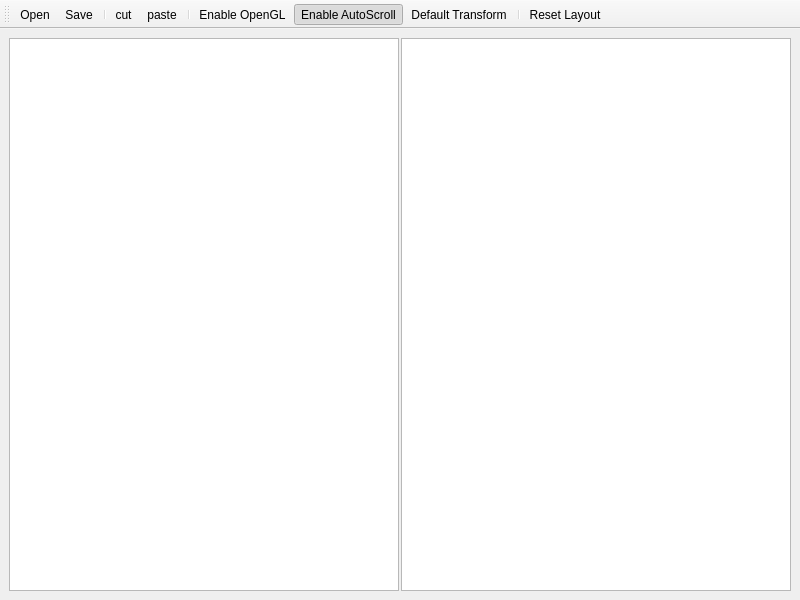
<?xml version="1.0" encoding="UTF-8"?>
<ui version="4.0">
 <class>SheetManager</class>
 <widget class="QMainWindow" name="SheetManager">
  <property name="windowModality">
   <enum>Qt::NonModal</enum>
  </property>
  <property name="geometry">
   <rect>
    <x>0</x>
    <y>0</y>
    <width>800</width>
    <height>600</height>
   </rect>
  </property>
  <property name="sizePolicy">
   <sizepolicy hsizetype="Fixed" vsizetype="Fixed">
    <horstretch>0</horstretch>
    <verstretch>0</verstretch>
   </sizepolicy>
  </property>
  <property name="mouseTracking">
   <bool>true</bool>
  </property>
  <property name="focusPolicy">
   <enum>Qt::StrongFocus</enum>
  </property>
  <property name="windowTitle">
   <string>Sheet Manager v1.2</string>
  </property>
  <property name="windowIcon">
   <iconset resource="../../../resource/resource.qrc">
    <normaloff>:/estk/images/estk.ico</normaloff>:/estk/images/estk.ico</iconset>
  </property>
  <widget class="QWidget" name="centralwidget">
   <layout class="QHBoxLayout" name="horizontalLayout" stretch="1,0,1">
    <property name="spacing">
     <number>2</number>
    </property>
    <property name="sizeConstraint">
     <enum>QLayout::SetNoConstraint</enum>
    </property>
    <item>
     <layout class="QVBoxLayout" name="_srcVerticalLayout">
      <item>
       <widget class="SheetManagerSourceView" name="_srcView">
        <property name="minimumSize">
         <size>
          <width>0</width>
          <height>0</height>
         </size>
        </property>
       </widget>
      </item>
     </layout>
    </item>
    <item>
     <spacer name="horizontalSpacer">
      <property name="orientation">
       <enum>Qt::Horizontal</enum>
      </property>
      <property name="sizeHint" stdset="0">
       <size>
        <width>0</width>
        <height>20</height>
       </size>
      </property>
     </spacer>
    </item>
    <item>
     <layout class="QVBoxLayout" name="_destVerticalLayout">
      <item>
       <widget class="SheetManagerDestView" name="_destView"/>
      </item>
     </layout>
    </item>
   </layout>
  </widget>
  <widget class="QToolBar" name="toolBar">
   <property name="windowTitle">
    <string>toolBar</string>
   </property>
   <attribute name="toolBarArea">
    <enum>TopToolBarArea</enum>
   </attribute>
   <attribute name="toolBarBreak">
    <bool>false</bool>
   </attribute>
   <addaction name="actionOpen"/>
   <addaction name="actionSave"/>
   <addaction name="separator"/>
   <addaction name="actionCut"/>
   <addaction name="actionPaste"/>
   <addaction name="separator"/>
   <addaction name="actionEnable_OpenGL"/>
   <addaction name="actionToggle_AutoScroll"/>
   <addaction name="actionDefault_Transform"/>
   <addaction name="separator"/>
   <addaction name="actionReset_Layout"/>
  </widget>
  <widget class="QMenuBar" name="menuBar">
   <property name="geometry">
    <rect>
     <x>0</x>
     <y>0</y>
     <width>800</width>
     <height>22</height>
    </rect>
   </property>
  </widget>
  <action name="actionOpen">
   <property name="icon">
    <iconset resource="../../../resource/resource.qrc">
     <normaloff>:/toolbar/images/openIcon.png</normaloff>
     <activeoff>:/toolbar/images/openIconColor.png</activeoff>:/toolbar/images/openIcon.png</iconset>
   </property>
   <property name="text">
    <string>Open...</string>
   </property>
   <property name="toolTip">
    <string>Open...</string>
   </property>
  </action>
  <action name="actionSave">
   <property name="icon">
    <iconset resource="../../../resource/resource.qrc">
     <normaloff>:/toolbar/images/saveIcon.png</normaloff>
     <activeoff>:/toolbar/images/saveIconColor.png</activeoff>:/toolbar/images/saveIcon.png</iconset>
   </property>
   <property name="text">
    <string>Save</string>
   </property>
   <property name="toolTip">
    <string>Save</string>
   </property>
   <property name="shortcut">
    <string>Ctrl+S</string>
   </property>
  </action>
  <action name="actionEnable_OpenGL">
   <property name="checkable">
    <bool>true</bool>
   </property>
   <property name="icon">
    <iconset resource="../../../resource/resource.qrc">
     <normaloff>:/toolbar/images/openGLIcon.png</normaloff>
     <activeoff>:/toolbar/images/openGLIconColor.png</activeoff>:/toolbar/images/openGLIcon.png</iconset>
   </property>
   <property name="text">
    <string>Enable OpenGL</string>
   </property>
   <property name="toolTip">
    <string>Enable OpenGL</string>
   </property>
  </action>
  <action name="actionCut">
   <property name="icon">
    <iconset resource="../../../resource/resource.qrc">
     <normaloff>:/toolbar/images/cutIcon.png</normaloff>:/toolbar/images/cutIcon.png</iconset>
   </property>
   <property name="text">
    <string>cut</string>
   </property>
   <property name="toolTip">
    <string>cut</string>
   </property>
   <property name="shortcut">
    <string>Ctrl+X</string>
   </property>
  </action>
  <action name="actionPaste">
   <property name="icon">
    <iconset resource="../../../resource/resource.qrc">
     <normaloff>:/toolbar/images/pasteIcon.png</normaloff>:/toolbar/images/pasteIcon.png</iconset>
   </property>
   <property name="text">
    <string>paste</string>
   </property>
   <property name="toolTip">
    <string>paste</string>
   </property>
   <property name="shortcut">
    <string>Ctrl+V</string>
   </property>
  </action>
  <action name="actionToggle_AutoScroll">
   <property name="checkable">
    <bool>true</bool>
   </property>
   <property name="checked">
    <bool>true</bool>
   </property>
   <property name="icon">
    <iconset resource="../../../resource/resource.qrc">
     <normaloff>:/toolbar/images/toggle-autoscroll.png</normaloff>
     <activeoff>:/toolbar/images/toggle-autoscroll-color.png</activeoff>:/toolbar/images/toggle-autoscroll.png</iconset>
   </property>
   <property name="text">
    <string>Enable AutoScroll</string>
   </property>
   <property name="toolTip">
    <string>Enable/Disable Viewport Autoscroll</string>
   </property>
  </action>
  <action name="actionDefault_Transform">
   <property name="icon">
    <iconset resource="../../../resource/resource.qrc">
     <normaloff>:/toolbar/images/default-transform.png</normaloff>
     <activeoff>:/toolbar/images/default-transform-color.png</activeoff>:/toolbar/images/default-transform.png</iconset>
   </property>
   <property name="text">
    <string>Default Transform</string>
   </property>
   <property name="toolTip">
    <string>Reset Viewport Transforms</string>
   </property>
  </action>
  <action name="actionReset_Layout">
   <property name="icon">
    <iconset resource="../../../resource/resource.qrc">
     <normaloff>:/toolbar/images/resetLayoutIcon.png</normaloff>:/toolbar/images/resetLayoutIcon.png</iconset>
   </property>
   <property name="text">
    <string>Reset Layout</string>
   </property>
   <property name="toolTip">
    <string>Restore Default Window Layout</string>
   </property>
  </action>
 </widget>
 <customwidgets>
  <customwidget>
   <class>SheetManagerSourceView</class>
   <extends>QGraphicsView</extends>
   <header>ESToolkit/sheet_manager/tk_sheet_manager_source_view.h</header>
  </customwidget>
  <customwidget>
   <class>SheetManagerDestView</class>
   <extends>QGraphicsView</extends>
   <header>ESToolkit/sheet_manager/tk_sheet_manager_dest_view.h</header>
  </customwidget>
 </customwidgets>
 <resources>
  <include location="../../../resource/resource.qrc"/>
 </resources>
 <connections/>
</ui>
